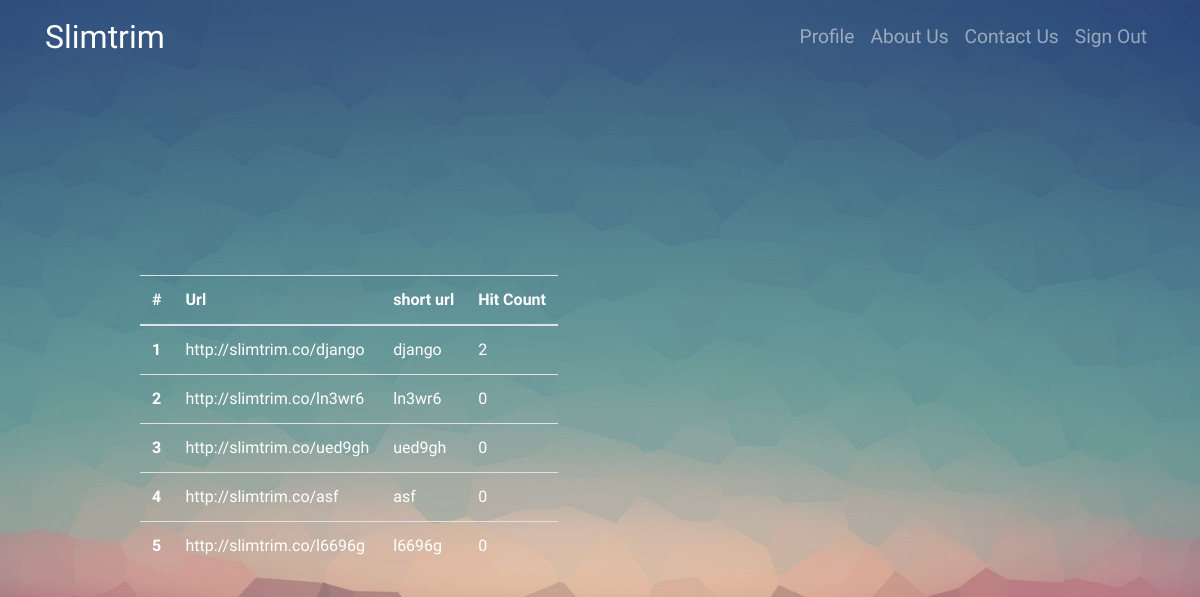
The page /profile/ (signed in) on the database as committed earlier.
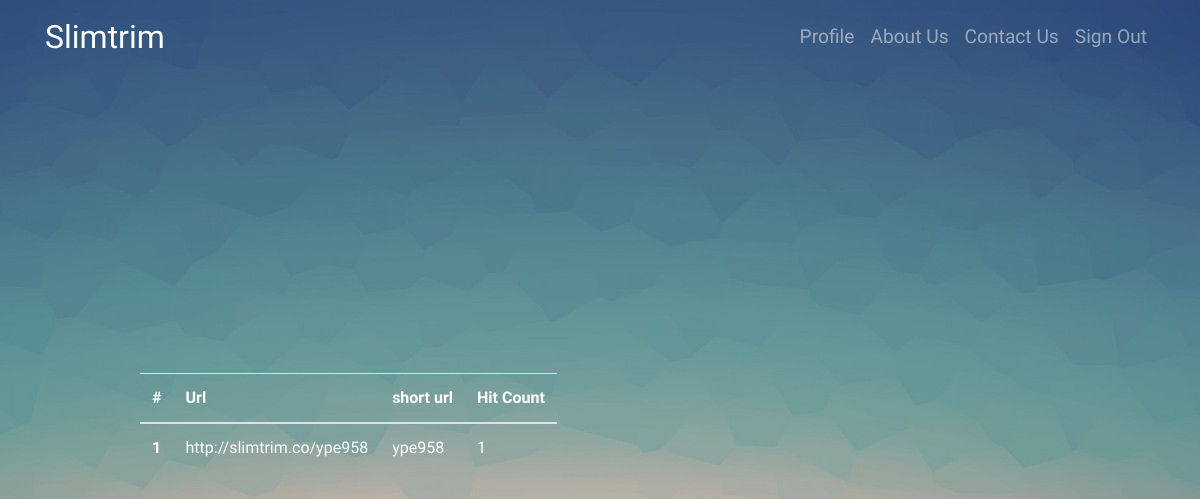
The same page on the database as committed later.
### shortener/models.py (models this page shows, shortened)
class Shortener(models.Model):
	url = models.URLField(max_length=250)
	short_url = models.CharField(max_length=15, unique=True, blank=True)
	created_at = models.DateTimeField(auto_now_add=True)
	updated_at = models.DateTimeField(auto_now=True)
	count = models.IntegerField(default=0)
	end_user = models.ForeignKey(settings.AUTH_USER_MODEL, null=True, blank=True)
	active = models.BooleanField(default=True)
	objects = ShortenerManager()
	def get_full_url(self):
		return 'http://slimtrim.co/{}'.format(self.short_url)

### shortener/views.py (the view)
# urls.py: url(r'^profile/$', views.ProfileView.as_view(), name='profile'),
class ProfileView(LoginRequiredMixin, ListView):
	login_url = '/login'
	context_object_name = 'urls'
	template_name = 'shortener/profile.html'
	def get_queryset(self):
		return Shortener.objects.filter(end_user=self.request.user).order_by('-created_at')

### shortener/templates/shortener/profile.html (shortened to what this page needs)
{% extends 'shortener/layout.html' %}
{% block content %}
{% if urls %}
	<div class="row">
		<div class="col-lg-10 col-md-10 mx-auto">
			<table class="table table-hover table-responsive">
			  <thead>
			    <tr>
			      <th scope="col">#</th>
			      <th scope="col">Url</th>
			      <th scope="col">short url</th>
			      <th scope="col">Hit Count</th>
			    </tr>
			  </thead>
			  <tbody>
			  	{% for url in urls %}
					<tr>
						<th scope="row">{{ forloop.counter }}</th>
						<td>{{ url.get_full_url }}</td>
						<td>{{ url.short_url }}</td>
						<td>{{ url.count }}</td>
						{% endfor %}
					</tr>
			</table>
		</div>
	</div>
{% endif %}
{% endblock %}

### shortener/templates/shortener/layout.html (shortened to what this page needs)
{% load static %}
<!DOCTYPE html>
<html>
<head>
	<link rel="stylesheet" href="https://maxcdn.bootstrapcdn.com/bootstrap/4.0.0-beta/css/bootstrap.min.css">
	<link rel="stylesheet" type="text/css" href="{% static 'shortener/css/style.css' %}">
	<link href="https://maxcdn.bootstrapcdn.com/font-awesome/4.7.0/css/font-awesome.min.css" rel="stylesheet">
</head>
<body>
	  <nav class="navbar navbar-expand-lg navbar-dark fixed-top mb-2" id="mainNav">
      <div class="container">
        <a class="navbar-brand" href="/">Slimtrim</a>
        <div class="collapse navbar-collapse" id="navbarResponsive">
          <ul class="navbar-nav ml-auto">
          	{% if request.user.is_authenticated %}
          		 <li class="nav-item">
	              <a class="nav-link " href="/profile">Profile</a>
	            </li>
	            <li class="nav-item">
	              <a class="nav-link js-scroll-trigger" href="/#about">About Us</a>
	            </li>
	            <li class="nav-item">
	              <a class="nav-link js-scroll-trigger" href="/#contact">Contact Us</a>
	            </li>
	             <li class="nav-item">
	              <a class="nav-link " href="/logout">Sign Out</a>
	            </li>
            {% endif %}
          </ul>
        </div>
      </div>
    </nav>
	<div class="container">
		{% block content %}
		{% endblock %}
	</div>
</body>
</html>

### shortener/static/shortener/css/style.css (style rules this page uses)
body { background-image: url('../images/hero.jpg'); background-size: cover; color: white; background-repeat: no-repeat; background-position: center; background-attachment: fixed; padding-top: 60px; height: 100%; }
html, body { height:100%; font-family: 'Raleway', sans-serif; }
body { display:flex; align-items:center; }
.navbar-nav { font-family: 'Raleway', sans-serif; font-size: 120% !important; }
.navbar-brand { font-family: 'Josefin Sans', sans-serif; font-size: 200% !important; }

Rows that differ between the two databases and show on the page:
removed Shortener: get_full_url "http://slimtrim.co/django", short_url "django", count "2"
removed Shortener: get_full_url "http://slimtrim.co/ln3wr6", short_url "ln3wr6", count "0"
removed Shortener: get_full_url "http://slimtrim.co/ued9gh", short_url "ued9gh", count "0"
removed Shortener: get_full_url "http://slimtrim.co/asf", short_url "asf", count "0"
removed Shortener: get_full_url "http://slimtrim.co/l6696g", short_url "l6696g", count "0"
added Shortener: get_full_url "http://slimtrim.co/ype958", short_url "ype958", count "1"
